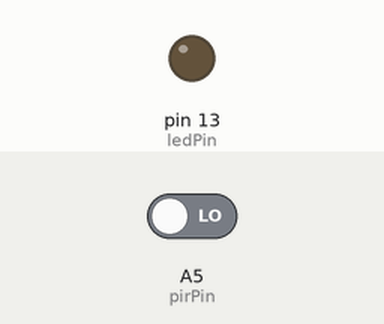
Recording of a sketch running on a simulated Arduino Uno, built with avr-gcc and run on an emulated ATmega328P. Shown: output pins drawn as LEDs (lit = HIGH). The inputs (shaded band) are chosen by the test bench; at power-on: A5 (pirPin) LOW.

Above: at 1.2 s.
1.3 s: A5 (pirPin) driven HIGH
At 2.5 s:
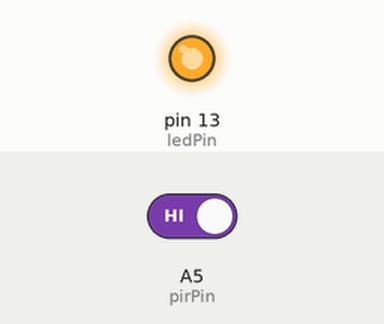
2.8 s: A5 (pirPin) driven LOW
At 3.8 s:
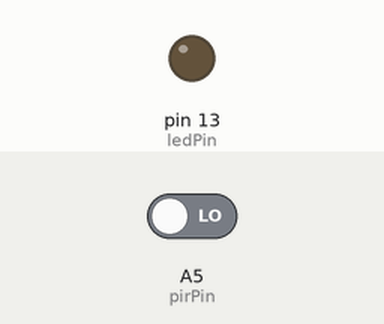
Timing chart, 0 to 5.8 s (numbered marks = the images above; inputs shaded):
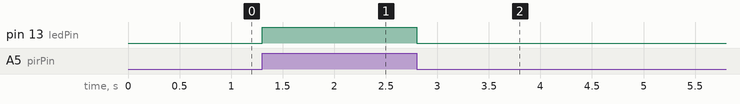

The sketch:

pir_display.ino
```cpp
int ledPin = 13;                // LED
int pirPin = A5;                 // PIR Out pin
int pirStat = 0;                   // PIR status
void setup() {
 pinMode(ledPin, OUTPUT);
 pinMode(pirPin, INPUT);
 Serial.begin(9600);
}
void loop(){
 pirStat = digitalRead(pirPin);
 if (pirStat == HIGH) {            // if motion detected
   digitalWrite(ledPin, HIGH);  // turn LED ON

    }
 else {
   digitalWrite(ledPin, LOW); // turn LED OFF if we have no motion
 }
}
```

Measured:
- after the input at 1.3 s, pin 13 (ledPin): LOW → HIGH at once
- after the input at 2.8 s, pin 13 (ledPin): HIGH → LOW at once
